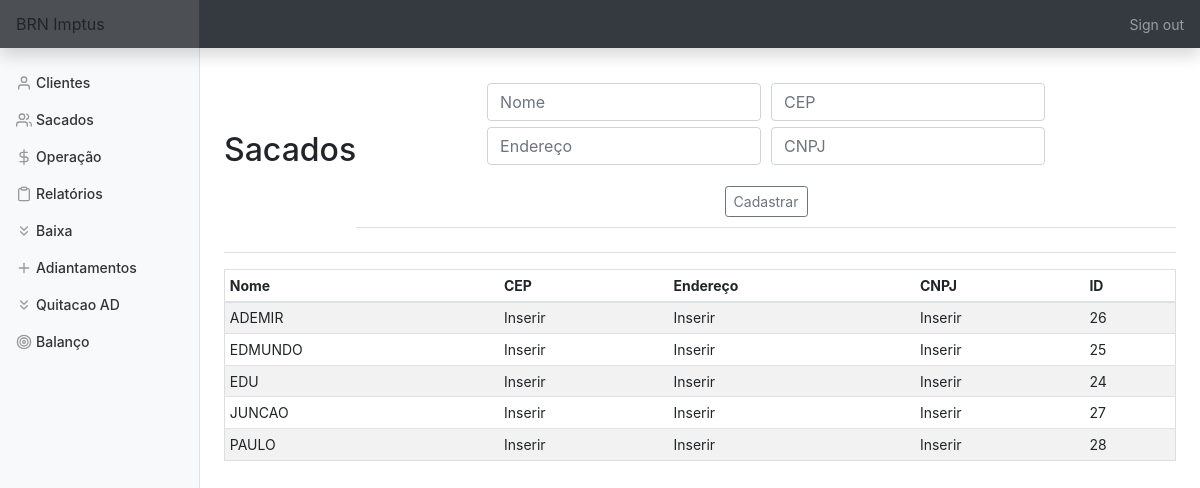
Before: /sacados (signed in) with the older database file.
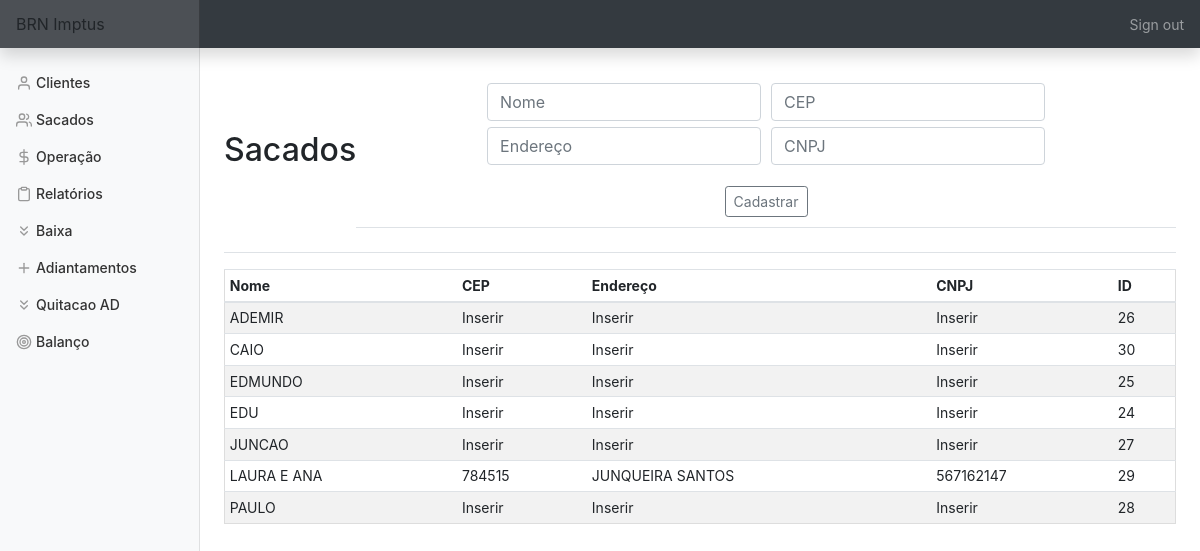
After: the same page with the newer database file.
### tables this page shows
CREATE TABLE sacados (id INTEGER PRIMARY KEY AUTOINCREMENT NOT NULL,
						nome TEXT NOT NULL,
						cep TEXT NOT NULL,
						endereço TEXT NOT NULL, cnpj TEXT);

### app.py (the view, shortened to what this page needs)
@app.route('/sacados', methods=['GET', 'POST'])
@login_required
def sacados():
    con = sqlite3.connect(DATABASE)
    con.row_factory = sqlite3.Row
    cur = con.cursor()
    if request.method == 'GET':
        rows = cur.execute('SELECT * FROM sacados ORDER BY nome')
        rows = cur.fetchall()
        return render_template('sacados.html', rows=rows)

### app.py (called while the page is built)
@app.after_request
def after_request(response):
    response.headers["Cache-Control"] = "no-cache, no-store, must-revalidate"
    response.headers["Expires"] = 0
    response.headers["Pragma"] = "no-cache"
    return response

### helper.py (called while the page is built)
def login_required(f):
    @wraps(f)
    def decorated_function(*args, **kwargs):
        if session.get("user_id") is None:
            return redirect("/login")
        return f(*args, **kwargs)
    return decorated_function

### templates/sacados.html (shortened to what this page needs)
{% extends "layout.html" %}
{% block main %}
    <div class='d-flex justify-content-between flex-warp flex-md-nowrap align-items-center pt-3 pb-2 mb-3 border-bottom'>
        <h1 class='h2'>Sacados</h1>
        <div class='d-flex justify-content-between flex-warp flex-md-nowrap align-items-center pt-3 pb-2 mb-3 border-bottom'>
            <form action='sacados' method='POST'>
                <div class='form-group'>
                    <input name='nome' autofocus class='form-control' placeholder='Nome' type='text'>
                    <input name='cep' autofocus class='form-control' placeholder='CEP' type='number'>
                    <input name='endereco' autofocus class='form-control' placeholder='Endereço' type='text'>
                    <input name='cnpj' autofocus class='form-control' placeholder='CNPJ' type='text'>
                </div>
                <button type='submit' class='btn btn-sm btn-outline-secondary'>Cadastrar</button>
            </form>
        </div>
    </div>
    <div class='table-responsive'>
        <table class='table table-striped table-sm'>
            <thead>
                <tr>
                    <th>Nome</th>
                    <th>CEP</th>
                    <th>Endereço</th>
                    <th>CNPJ</th>
                    <th>ID</th>
                </tr>
            </thead>
            <tbody>
                {% for row in rows %}
                    <tr>
                        <td>{{ row['nome'] }}</td>
                        <td>{{ row['cep'] }}</td>
                        <td>{{ row['endereço'] }}</td>
                        <td>{{ row['cnpj'] }}</td>
                        <td>{{ row['id'] }}</td>
                    </tr>
                {% endfor %}
            </tbody>
        </table>
    </div>
{% endblock %}

Changed rows visible on the page:
added sacados: nome "CAIO", cep "Inserir", endereço "Inserir", cnpj "Inserir", id "30"
added sacados: nome "LAURA E ANA", cep "784515", endereço "JUNQUEIRA SANTOS", cnpj "567162147", id "29"
